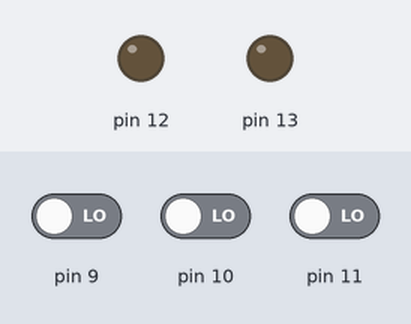
Simulated run of this sketch. Board: Arduino Uno, built with avr-gcc and run on an emulated ATmega328P. Shown: output pins drawn as LEDs (lit = HIGH). Inputs (shaded band) come from the test bench; at power-on: pin 9 LOW, pin 10 LOW, pin 11 LOW.

Above: at 1.2 s.
1.3 s: pin 9 driven HIGH
At 2.3 s:
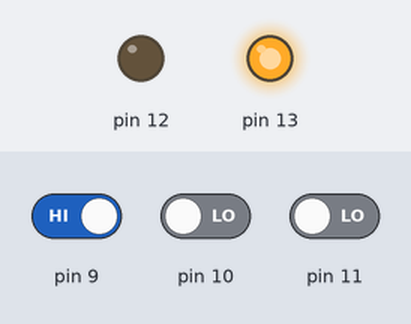
2.8 s: pin 10 driven HIGH
At 3.4 s:
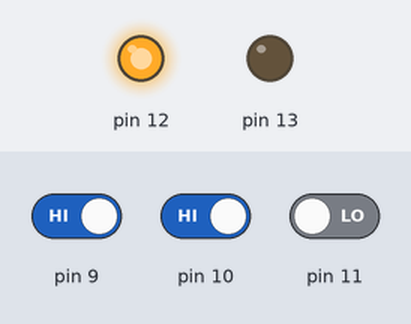
4.3 s: pin 11 driven HIGH
At 4.6 s:
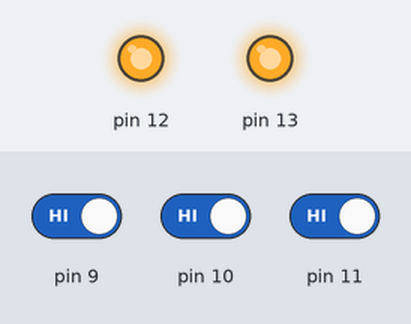
5.8 s: pin 11 driven LOW
At 6.9 s:
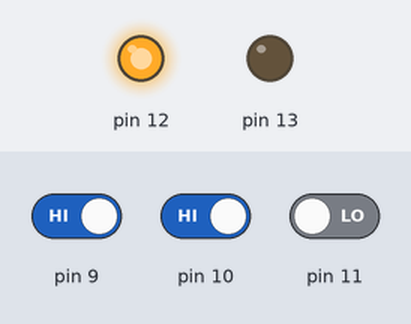
7.3 s: pin 9 driven LOW
At 8.0 s:
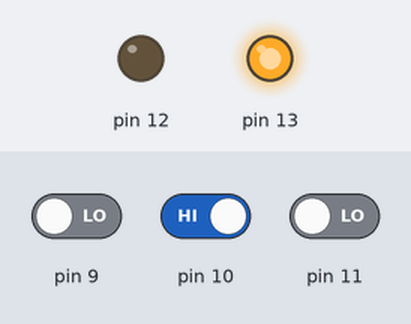
Timing chart, 0 to 9.8 s (numbered marks = the images above; inputs shaded):
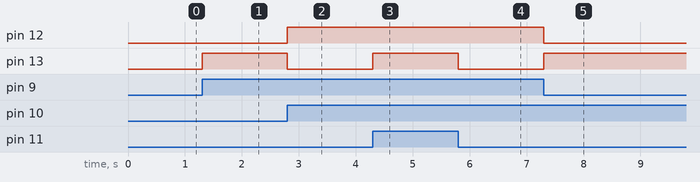

The sketch:

Full_Adder.ino
```cpp
byte A,B,C;
void setup() {
  // put your setup code here, to run once:
pinMode(13,OUTPUT);
pinMode(12,OUTPUT);
pinMode(11,INPUT);
pinMode(10,INPUT);
pinMode(9,INPUT);
}

void loop() {
  // put your main code here, to run repeatedly:
  A=digitalRead(11);
  B=digitalRead(10);
  C=digitalRead(9);
  digitalWrite(13,A^B^C);
  digitalWrite(12,((A&B)|(B&C)|(A&C)));

}
```

Measured:
- after the input at 1.3 s, pin 13: LOW → HIGH at once
- after the input at 2.8 s, pin 12: LOW → HIGH at once; pin 13: HIGH → LOW at once
- after the input at 4.3 s, pin 13: LOW → HIGH at once
- after the input at 5.8 s, pin 13: HIGH → LOW at once
- after the input at 7.3 s, pin 12: HIGH → LOW at once; pin 13: LOW → HIGH at once
